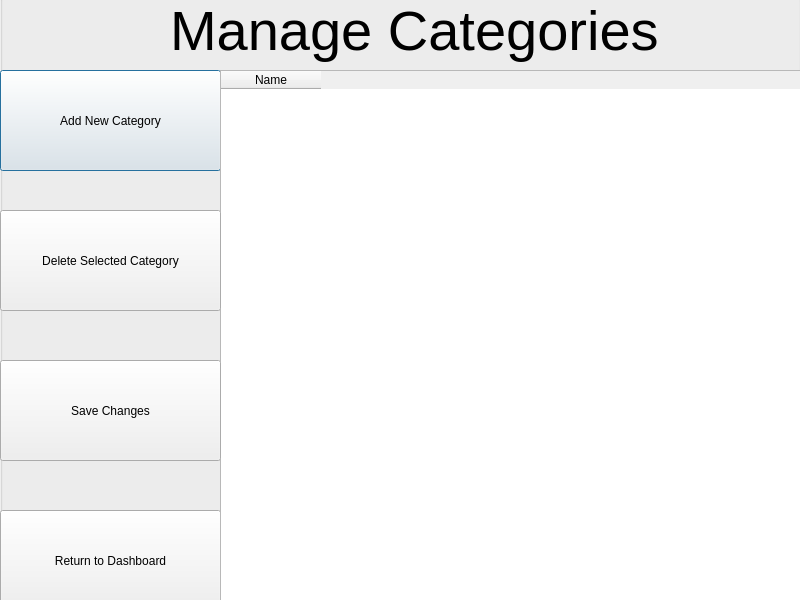
<?xml version="1.0" encoding="UTF-8"?>
<ui version="4.0">
 <class>CategoryAdminWindow</class>
 <widget class="QDialog" name="CategoryAdminWindow">
  <property name="geometry">
   <rect>
    <x>0</x>
    <y>0</y>
    <width>800</width>
    <height>600</height>
   </rect>
  </property>
  <property name="windowTitle">
   <string>Dialog</string>
  </property>
  <widget class="QGroupBox" name="groupBox">
   <property name="geometry">
    <rect>
     <x>0</x>
     <y>-20</y>
     <width>801</width>
     <height>621</height>
    </rect>
   </property>
   <property name="title">
    <string>GroupBox</string>
   </property>
   <widget class="QLabel" name="label">
    <property name="geometry">
     <rect>
      <x>170</x>
      <y>10</y>
      <width>491</width>
      <height>81</height>
     </rect>
    </property>
    <property name="font">
     <font>
      <pointsize>42</pointsize>
     </font>
    </property>
    <property name="text">
     <string>Manage Categories</string>
    </property>
   </widget>
   <widget class="QPushButton" name="pushButtonAddNewCategory">
    <property name="geometry">
     <rect>
      <x>0</x>
      <y>90</y>
      <width>221</width>
      <height>101</height>
     </rect>
    </property>
    <property name="text">
     <string>Add New Category</string>
    </property>
   </widget>
   <widget class="QPushButton" name="pushButtonReturn">
    <property name="geometry">
     <rect>
      <x>0</x>
      <y>530</y>
      <width>221</width>
      <height>101</height>
     </rect>
    </property>
    <property name="text">
     <string>Return to Dashboard</string>
    </property>
   </widget>
   <widget class="QTableWidget" name="tableWidget">
    <property name="geometry">
     <rect>
      <x>220</x>
      <y>90</y>
      <width>581</width>
      <height>531</height>
     </rect>
    </property>
    <column>
     <property name="text">
      <string>Name</string>
     </property>
    </column>
   </widget>
   <widget class="QPushButton" name="pushButtonSave">
    <property name="geometry">
     <rect>
      <x>0</x>
      <y>380</y>
      <width>221</width>
      <height>101</height>
     </rect>
    </property>
    <property name="text">
     <string>Save Changes</string>
    </property>
   </widget>
   <widget class="QPushButton" name="pushButtonDelete">
    <property name="geometry">
     <rect>
      <x>0</x>
      <y>230</y>
      <width>221</width>
      <height>101</height>
     </rect>
    </property>
    <property name="text">
     <string>Delete Selected Category</string>
    </property>
   </widget>
  </widget>
 </widget>
 <resources/>
 <connections/>
</ui>
